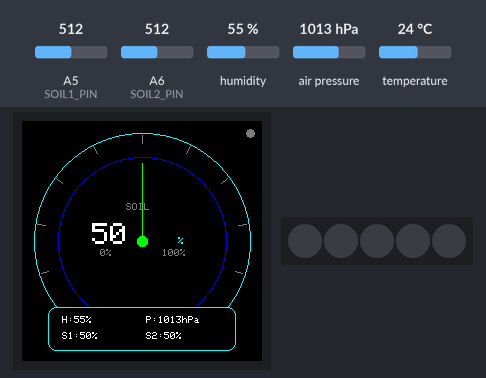
Recording of a sketch running on a simulated Arduino MKR. Parts: 240×240 colour display, 5 RGB LEDs in strip order, left to right. The test bench sets the inputs (shaded band); at power-on: humidity 55 %, A5 (SOIL1_PIN) = 512, A6 (SOIL2_PIN) = 512, air pressure 1013 hPa, temperature 24 °C. WiFi joins after 1.5 s; servers stay silent unless stated; no MQTT or app messages arrive unless stated; what the sketch prints to the serial monitor is not drawn.

Above: at 3.0 s.
3.1 s: humidity set to 22 %
At 4.2 s:
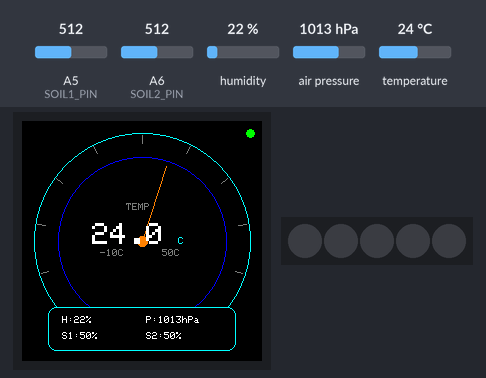
7.2 s: A5 (SOIL1_PIN) set to 716
At 7.8 s:
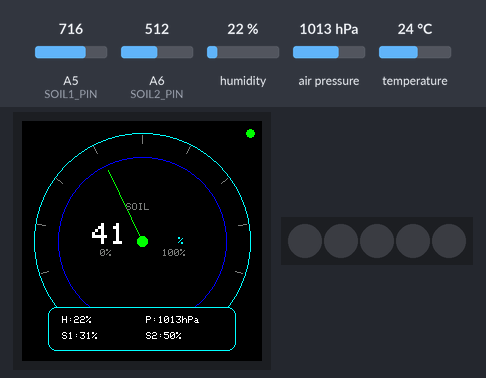
9.9 s: A6 (SOIL2_PIN) set to 716
At 12.1 s:
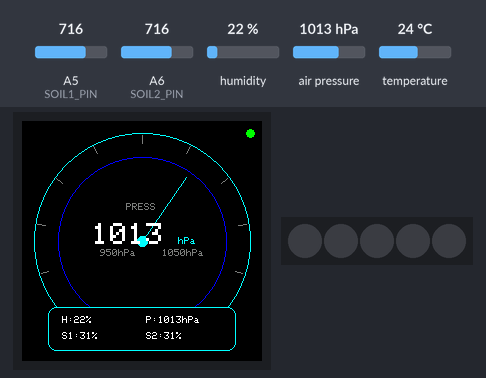
12.9 s: air pressure set to 952 hPa
At 14.2 s:
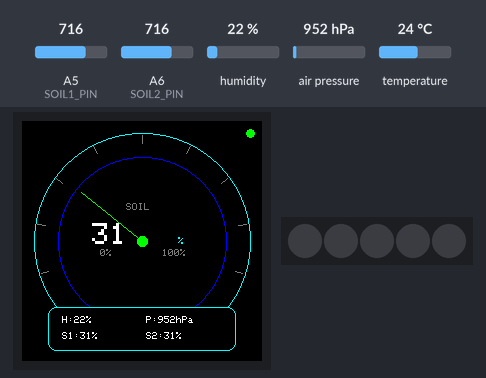
15.9 s: temperature set to 12 °C
At 19.2 s:
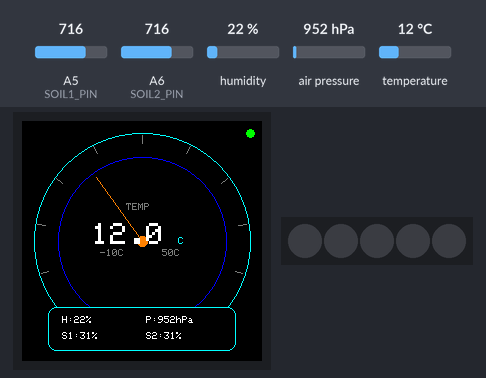
20.0 s: A5 (SOIL1_PIN) set to 960
At 21.2 s:
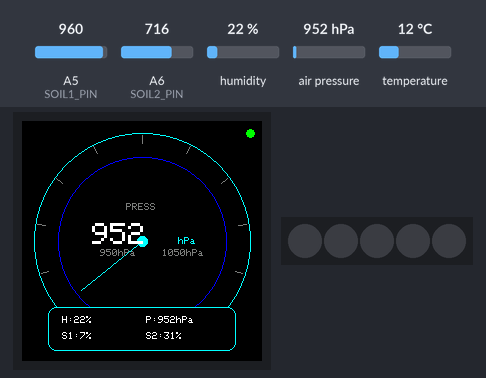
Timing chart, 0 to 23.0 s (numbered marks = the images above; inputs shaded):
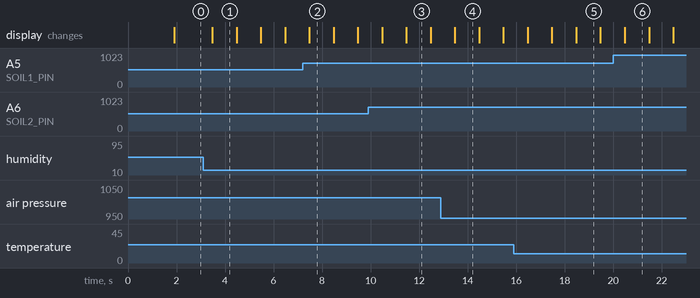

The sketch:

04-RoomMonitor_MQTT.ino
```cpp
/*
  Room Monitor main orchestration unit.
  Interface and implementation details are split into src/*.h and src/*.cpp.
*/

#include "src/config.h"
#include "src/data_model.h"
#include "src/display_service.h"
#include "src/mqtt_manager.h"
#include "src/sensor_service.h"
#include "src/wifi_manager.h"

namespace {
uint32_t g_last_publish_ms = 0UL;
uint32_t g_last_display_ms = 0UL;
SensorData g_last_data = {};
bool g_has_data = false;
constexpr uint32_t SERIAL_WAIT_TIMEOUT_MS = 2000UL;
}

void setup() {
  Serial.begin(RoomMonitorConfig::SERIAL_BAUD_RATE);
  const uint32_t serial_wait_start = millis();
  while (!Serial && ((millis() - serial_wait_start) < SERIAL_WAIT_TIMEOUT_MS)) {
    ;  // Avoid blocking forever when no serial monitor is attached.
  }

  SensorService_Init();
  DisplayService_Init();
  DisplayService_ShowBootText();
  delay(RoomMonitorConfig::DISPLAY_BOOT_HOLD_MS);
  WifiManager_Init();
  MqttManager_Init();

  // Try to switch to dashboard immediately after boot screen.
  SensorData initial_data = {};
  if (SensorService_Read(&initial_data)) {
    g_last_data = initial_data;
  }
  g_has_data = true;
  g_last_display_ms = millis();
  DisplayService_ShowData(&g_last_data);
}

void loop() {
  const uint32_t now = millis();
  if ((now - g_last_display_ms) >= RoomMonitorConfig::DISPLAY_REFRESH_MS) {
    g_last_display_ms = now;

    SensorData data = {};
    if (SensorService_Read(&data)) {
      g_last_data = data;
      g_has_data = true;
      Serial.print("Temperature(C): ");
      Serial.println(data.temperature_c);
      Serial.print("Humidity(%): ");
      Serial.println(data.humidity_pct);
      Serial.print("Pressure(hPa): ");
      Serial.println(data.pressure_hpa);
      Serial.print("Soil1(%): ");
      Serial.println(data.soil1_pct);
      Serial.print("Soil2(%): ");
      Serial.println(data.soil2_pct);
    } else {
      Serial.println("Sensor read failed, keep last values");
    }

    if (g_has_data) {
      DisplayService_ShowData(&g_last_data);
    }
  }

  if (g_has_data && ((now - g_last_publish_ms) >= RoomMonitorConfig::PUBLISH_INTERVAL_MS)) {
    g_last_publish_ms = now;
    (void)MqttManager_PublishData(&g_last_data);
  }

  (void)MqttManager_EnsureConnected();
  MqttManager_Loop();
}
```

carrier_platform.cpp
```cpp
#include "carrier_platform.h"

namespace {
MKRIoTCarrier g_carrier;
bool g_is_initialized = false;
}  // namespace

void CarrierPlatform_Init() {
  if (!g_is_initialized) {
    g_carrier.begin();
    g_is_initialized = true;
  }
}

MKRIoTCarrier* CarrierPlatform_Get() {
  return &g_carrier;
}
```

carrier_platform.h
```cpp
#ifndef CARRIER_PLATFORM_H
#define CARRIER_PLATFORM_H

#include <Arduino_MKRIoTCarrier.h>

void CarrierPlatform_Init();
MKRIoTCarrier* CarrierPlatform_Get();

#endif  // CARRIER_PLATFORM_H
```

data_model.h
```cpp
#ifndef DATA_MODEL_H
#define DATA_MODEL_H

#include <Arduino.h>

struct SensorData {
  float temperature_c;
  float humidity_pct;
  float pressure_hpa;
  uint8_t soil1_pct;
  uint8_t soil2_pct;
};

#endif  // DATA_MODEL_H
```

display_service.cpp
```cpp
#include "display_service.h"

#include <math.h>
#include <stdio.h>

#include "carrier_platform.h"
#include "config.h"

namespace {
struct DashboardView {
  const char* title;
  const char* unit;
  float value;
  float min_value;
  float max_value;
  uint8_t decimals;
  uint16_t needle_color;
};

struct DisplayLayout {
  int16_t cx;
  int16_t cy;
  int16_t radius;
  int16_t panel_w;
  int16_t panel_h;
  int16_t panel_x;
  int16_t panel_y;
  int16_t left_col_x;
  int16_t right_col_x;
};

float ClampFloat(const float value, const float min_value, const float max_value) {
  if (value < min_value) {
    return min_value;
  }
  if (value > max_value) {
    return max_value;
  }
  return value;
}

float MapFloat(
    const float value,
    const float from_min,
    const float from_max,
    const float to_min,
    const float to_max) {
  const float scale = (value - from_min) / (from_max - from_min);
  return to_min + (scale * (to_max - to_min));
}

int16_t GetDisplayRadius(MKRIoTCarrier* carrier) {
  const int16_t width = carrier->display.width();
  const int16_t height = carrier->display.height();
  const int16_t min_side = (width < height) ? width : height;
  return (min_side / 2) - RoomMonitorConfig::DISPLAY_OUTER_MARGIN;
}

void SetDefaultTextStyle() {
  MKRIoTCarrier* carrier = CarrierPlatform_Get();
  if (carrier == nullptr) {
    return;
  }

  carrier->display.fillScreen(RoomMonitorConfig::DISPLAY_COLOR_BLACK);
  carrier->display.setTextColor(RoomMonitorConfig::DISPLAY_COLOR_CYAN);
  carrier->display.setTextSize(RoomMonitorConfig::DISPLAY_TEXT_SIZE_SMALL);
}

void DrawDashboardTicks(MKRIoTCarrier* carrier, const int16_t cx, const int16_t cy, const int16_t radius) {
  for (uint8_t i = 0U; i <= RoomMonitorConfig::DISPLAY_GAUGE_TICK_COUNT; i++) {
    const float angle_deg = MapFloat(
        static_cast<float>(i),
        0.0F,
        static_cast<float>(RoomMonitorConfig::DISPLAY_GAUGE_TICK_COUNT),
        RoomMonitorConfig::DISPLAY_GAUGE_START_DEG,
        RoomMonitorConfig::DISPLAY_GAUGE_END_DEG);
    const float angle_rad = angle_deg * RoomMonitorConfig::DISPLAY_DEG_TO_RAD;

    const int16_t x1 = static_cast<int16_t>(
        static_cast<float>(cx) + cosf(angle_rad) * static_cast<float>(radius - RoomMonitorConfig::DISPLAY_GAUGE_TICK_INNER_OFFSET));
    const int16_t y1 = static_cast<int16_t>(
        static_cast<float>(cy) + sinf(angle_rad) * static_cast<float>(radius - RoomMonitorConfig::DISPLAY_GAUGE_TICK_INNER_OFFSET));
    const int16_t x2 = static_cast<int16_t>(
        static_cast<float>(cx) + cosf(angle_rad) * static_cast<float>(radius - RoomMonitorConfig::DISPLAY_GAUGE_TICK_OUTER_OFFSET));
    const int16_t y2 = static_cast<int16_t>(
        static_cast<float>(cy) + sinf(angle_rad) * static_cast<float>(radius - RoomMonitorConfig::DISPLAY_GAUGE_TICK_OUTER_OFFSET));

    carrier->display.drawLine(x1, y1, x2, y2, RoomMonitorConfig::DISPLAY_COLOR_GRAY);
  }
}

void DrawDashboardNeedle(
    MKRIoTCarrier* carrier,
    const int16_t cx,
    const int16_t cy,
    const int16_t radius,
    const float value,
    const float min_value,
    const float max_value,
    const uint16_t needle_color) {
  const float bounded_value = ClampFloat(value, min_value, max_value);
  const float angle_deg = MapFloat(
      bounded_value,
      min_value,
      max_value,
      RoomMonitorConfig::DISPLAY_GAUGE_START_DEG,
      RoomMonitorConfig::DISPLAY_GAUGE_END_DEG);
  const float angle_rad = angle_deg * RoomMonitorConfig::DISPLAY_DEG_TO_RAD;

  const int16_t x = static_cast<int16_t>(
      static_cast<float>(cx) + cosf(angle_rad) * static_cast<float>(radius - RoomMonitorConfig::DISPLAY_GAUGE_NEEDLE_OFFSET));
  const int16_t y = static_cast<int16_t>(
      static_cast<float>(cy) + sinf(angle_rad) * static_cast<float>(radius - RoomMonitorConfig::DISPLAY_GAUGE_NEEDLE_OFFSET));

  carrier->display.drawLine(cx, cy, x, y, needle_color);
  carrier->display.fillCircle(cx, cy, RoomMonitorConfig::DISPLAY_NEEDLE_CENTER_RADIUS, needle_color);
}

DisplayLayout BuildLayout(MKRIoTCarrier* carrier) {
  DisplayLayout layout = {};
  layout.cx = carrier->display.width() / 2;
  layout.cy = carrier->display.height() / 2;
  layout.radius = GetDisplayRadius(carrier);
  layout.panel_w = carrier->display.width() - RoomMonitorConfig::DISPLAY_PANEL_WIDTH_REDUCTION;
  layout.panel_h = RoomMonitorConfig::DISPLAY_PANEL_HEIGHT;
  layout.panel_x = RoomMonitorConfig::DISPLAY_PANEL_X;
  layout.panel_y = carrier->display.height() - layout.panel_h - RoomMonitorConfig::DISPLAY_PANEL_BOTTOM_MARGIN;
  layout.left_col_x = layout.panel_x + RoomMonitorConfig::DISPLAY_PANEL_LEFT_COL_OFFSET;
  layout.right_col_x = layout.panel_x + (layout.panel_w / 2) + RoomMonitorConfig::DISPLAY_PANEL_RIGHT_COL_OFFSET;
  return layout;
}

void DrawDashboardFrame(MKRIoTCarrier* carrier, const DisplayLayout& layout) {
  carrier->display.drawCircle(layout.cx, layout.cy, layout.radius, RoomMonitorConfig::DISPLAY_COLOR_CYAN);
  carrier->display.drawCircle(
      layout.cx,
      layout.cy,
      layout.radius - RoomMonitorConfig::DISPLAY_GAUGE_RING_OFFSET,
      RoomMonitorConfig::DISPLAY_COLOR_BLUE);
  DrawDashboardTicks(carrier, layout.cx, layout.cy, layout.radius);
}

void DrawHeartbeatIndicator(MKRIoTCarrier* carrier, const bool heartbeat_on) {
  carrier->display.fillCircle(
      carrier->display.width() - RoomMonitorConfig::DISPLAY_HEARTBEAT_OFFSET_X,
      RoomMonitorConfig::DISPLAY_HEARTBEAT_OFFSET_Y,
      RoomMonitorConfig::DISPLAY_HEARTBEAT_RADIUS,
      heartbeat_on ? RoomMonitorConfig::DISPLAY_COLOR_GREEN : RoomMonitorConfig::DISPLAY_COLOR_GRAY);
}

void DrawGaugeReadout(MKRIoTCarrier* carrier, const DisplayLayout& layout, const DashboardView& gauge) {
  carrier->display.setTextColor(RoomMonitorConfig::DISPLAY_COLOR_GRAY);
  carrier->display.setTextSize(1);
  carrier->display.setCursor(
      layout.cx - RoomMonitorConfig::DISPLAY_GAUGE_TITLE_OFFSET_X,
      layout.cy - RoomMonitorConfig::DISPLAY_GAUGE_TITLE_OFFSET_Y);
  carrier->display.print(gauge.title);

  carrier->display.setTextColor(RoomMonitorConfig::DISPLAY_COLOR_WHITE);
  carrier->display.setTextSize(3);
  carrier->display.setCursor(
      layout.cx - RoomMonitorConfig::DISPLAY_GAUGE_VALUE_OFFSET_X,
      layout.cy - RoomMonitorConfig::DISPLAY_GAUGE_VALUE_OFFSET_Y);
  carrier->display.print(gauge.value, gauge.decimals);

  carrier->display.setTextColor(RoomMonitorConfig::DISPLAY_COLOR_CYAN);
  carrier->display.setTextSize(1);
  carrier->display.setCursor(
      layout.cx + RoomMonitorConfig::DISPLAY_GAUGE_UNIT_OFFSET_X,
      layout.cy - RoomMonitorConfig::DISPLAY_GAUGE_UNIT_OFFSET_Y);
  carrier->display.print(gauge.unit);

  carrier->display.setTextColor(RoomMonitorConfig::DISPLAY_COLOR_GRAY);
  carrier->display.setTextSize(1);
  carrier->display.setCursor(
      layout.cx - RoomMonitorConfig::DISPLAY_GAUGE_MINLABEL_OFFSET_X,
      layout.cy + RoomMonitorConfig::DISPLAY_GAUGE_MINMAX_OFFSET_Y);
  carrier->display.print(gauge.min_value, 0);
  carrier->display.print(gauge.unit);
  carrier->display.setCursor(
      layout.cx + RoomMonitorConfig::DISPLAY_GAUGE_MAXLABEL_OFFSET_X,
      layout.cy + RoomMonitorConfig::DISPLAY_GAUGE_MINMAX_OFFSET_Y);
  carrier->display.print(gauge.max_value, 0);
  carrier->display.print(gauge.unit);
}

void DrawBottomPanel(MKRIoTCarrier* carrier, const DisplayLayout& layout, const SensorData* data) {
  carrier->display.fillRoundRect(
      layout.panel_x,
      layout.panel_y,
      layout.panel_w,
      layout.panel_h,
      RoomMonitorConfig::DISPLAY_PANEL_CORNER_RADIUS,
      RoomMonitorConfig::DISPLAY_COLOR_BLACK);
  carrier->display.drawRoundRect(
      layout.panel_x,
      layout.panel_y,
      layout.panel_w,
      layout.panel_h,
      RoomMonitorConfig::DISPLAY_PANEL_CORNER_RADIUS,
      RoomMonitorConfig::DISPLAY_COLOR_CYAN);

  carrier->display.setTextColor(RoomMonitorConfig::DISPLAY_COLOR_WHITE);
  carrier->display.setTextSize(1);
  carrier->display.setCursor(layout.left_col_x, layout.panel_y + RoomMonitorConfig::DISPLAY_PANEL_ROW1_OFFSET_Y);
  carrier->display.print("H:");
  carrier->display.print(data->humidity_pct, 0);
  carrier->display.print("%");

  carrier->display.setCursor(layout.right_col_x, layout.panel_y + RoomMonitorConfig::DISPLAY_PANEL_ROW1_OFFSET_Y);
  carrier->display.print("P:");
  carrier->display.print(data->pressure_hpa, 0);
  carrier->display.print("hPa");

  carrier->display.setCursor(layout.left_col_x, layout.panel_y + RoomMonitorConfig::DISPLAY_PANEL_ROW2_OFFSET_Y);
  carrier->display.print("S1:");
  carrier->display.print(data->soil1_pct);
  carrier->display.print("%");

  carrier->display.setCursor(layout.right_col_x, layout.panel_y + RoomMonitorConfig::DISPLAY_PANEL_ROW2_OFFSET_Y);
  carrier->display.print("S2:");
  carrier->display.print(data->soil2_pct);
  carrier->display.print("%");
}

DashboardView BuildDashboardView(const SensorData* data) {
  const uint32_t mode = (millis() / RoomMonitorConfig::DISPLAY_GAUGE_MODE_SWITCH_MS) % 3UL;
  if (mode == 0UL) {
    DashboardView view = {
        "TEMP",
        "C",
        data->temperature_c,
        RoomMonitorConfig::DISPLAY_TEMP_MIN_C,
        RoomMonitorConfig::DISPLAY_TEMP_MAX_C,
        RoomMonitorConfig::FLOAT_DECIMALS,
        RoomMonitorConfig::DISPLAY_COLOR_ORANGE};
    return view;
  }
  if (mode == 1UL) {
    const float soil_avg = (static_cast<float>(data->soil1_pct) + static_cast<float>(data->soil2_pct)) / 2.0F;
    DashboardView view = {
        "SOIL",
        "%",
        soil_avg,
        RoomMonitorConfig::DISPLAY_SOIL_MIN_PCT,
        RoomMonitorConfig::DISPLAY_SOIL_MAX_PCT,
        0U,
        RoomMonitorConfig::DISPLAY_COLOR_GREEN};
    return view;
  }

  DashboardView view = {
      "PRESS",
      "hPa",
      data->pressure_hpa,
      RoomMonitorConfig::DISPLAY_PRESSURE_MIN_HPA,
      RoomMonitorConfig::DISPLAY_PRESSURE_MAX_HPA,
      0U,
      RoomMonitorConfig::DISPLAY_COLOR_CYAN};
  return view;
}
}

void DisplayService_Init() {
  SetDefaultTextStyle();
}

void DisplayService_ShowBootText() {
  MKRIoTCarrier* carrier = CarrierPlatform_Get();
  if (carrier == nullptr) {
    return;
  }

  carrier->display.fillScreen(RoomMonitorConfig::DISPLAY_COLOR_WHITE);
  carrier->display.setTextColor(RoomMonitorConfig::DISPLAY_COLOR_RED);
  carrier->display.setTextSize(RoomMonitorConfig::DISPLAY_TEXT_SIZE_LARGE);
  carrier->display.setCursor(RoomMonitorConfig::DISPLAY_BOOT_X, RoomMonitorConfig::DISPLAY_BOOT_Y);
  carrier->display.print("Hello");
}

void DisplayService_ShowData(const SensorData* data) {
  if (data == nullptr) {
    return;
  }

  MKRIoTCarrier* carrier = CarrierPlatform_Get();
  if (carrier == nullptr) {
    return;
  }

  const DisplayLayout layout = BuildLayout(carrier);
  const DashboardView gauge = BuildDashboardView(data);
  const bool heartbeat_on = ((millis() / RoomMonitorConfig::DISPLAY_HEARTBEAT_BLINK_MS) % 2UL) == 0UL;

  carrier->display.fillScreen(RoomMonitorConfig::DISPLAY_COLOR_BLACK);
  DrawDashboardFrame(carrier, layout);
  DrawDashboardNeedle(
      carrier,
      layout.cx,
      layout.cy,
      layout.radius,
      gauge.value,
      gauge.min_value,
      gauge.max_value,
      gauge.needle_color);
  DrawHeartbeatIndicator(carrier, heartbeat_on);
  DrawGaugeReadout(carrier, layout, gauge);
  DrawBottomPanel(carrier, layout, data);
}
```

display_service.h
```cpp
#ifndef DISPLAY_SERVICE_H
#define DISPLAY_SERVICE_H

#include "data_model.h"

void DisplayService_Init();
void DisplayService_ShowBootText();
void DisplayService_ShowData(const SensorData* data);

#endif  // DISPLAY_SERVICE_H
```

mqtt_manager.h
```cpp
#ifndef MQTT_MANAGER_H
#define MQTT_MANAGER_H

#include "data_model.h"

void MqttManager_Init();
void MqttManager_Loop();
bool MqttManager_EnsureConnected();
bool MqttManager_PublishData(const SensorData* data);

#endif  // MQTT_MANAGER_H
```

sensor_service.cpp
```cpp
#include "sensor_service.h"

#include "carrier_platform.h"
#include "config.h"

namespace {
uint8_t SoilRawToPercent(const int raw_value) {
  const long mapped = map(
      raw_value,
      RoomMonitorConfig::SOIL_ADC_MIN,
      RoomMonitorConfig::SOIL_ADC_MAX,
      RoomMonitorConfig::SOIL_PERCENT_MAX,
      RoomMonitorConfig::SOIL_PERCENT_MIN);

  if (mapped < RoomMonitorConfig::SOIL_PERCENT_MIN) {
    return static_cast<uint8_t>(RoomMonitorConfig::SOIL_PERCENT_MIN);
  }
  if (mapped > RoomMonitorConfig::SOIL_PERCENT_MAX) {
    return static_cast<uint8_t>(RoomMonitorConfig::SOIL_PERCENT_MAX);
  }
  return static_cast<uint8_t>(mapped);
}
}  // namespace

void SensorService_Init() {
  CarrierPlatform_Init();
}

bool SensorService_Read(SensorData* out_data) {
  if (out_data == nullptr) {
    return false;
  }

  MKRIoTCarrier* carrier = CarrierPlatform_Get();
  if (carrier == nullptr) {
    return false;
  }

  const float pressure_kpa = carrier->Pressure.readPressure();

  out_data->temperature_c = carrier->Env.readTemperature();
  out_data->humidity_pct = carrier->Env.readHumidity();
  out_data->pressure_hpa = pressure_kpa * RoomMonitorConfig::KPA_TO_HPA_FACTOR;
  out_data->soil1_pct = SoilRawToPercent(analogRead(RoomMonitorConfig::SOIL1_PIN));
  out_data->soil2_pct = SoilRawToPercent(analogRead(RoomMonitorConfig::SOIL2_PIN));
  return true;
}
```

sensor_service.h
```cpp
#ifndef SENSOR_SERVICE_H
#define SENSOR_SERVICE_H

#include "data_model.h"

void SensorService_Init();
bool SensorService_Read(SensorData* out_data);

#endif  // SENSOR_SERVICE_H
```

wifi_manager.cpp
```cpp
#include "wifi_manager.h"

#include <WiFiNINA.h>

#include "config.h"

namespace {
uint32_t g_last_wifi_attempt_ms = 0UL;
}  // namespace

void WifiManager_Init() {
  WiFi.disconnect();
  g_last_wifi_attempt_ms = 0UL;
}

bool WifiManager_EnsureConnected() {
  if (WiFi.status() == WL_CONNECTED) {
    return true;
  }

  const uint32_t now = millis();
  if ((now - g_last_wifi_attempt_ms) < RoomMonitorConfig::WIFI_RETRY_DELAY_MS) {
    return false;
  }
  g_last_wifi_attempt_ms = now;

  Serial.print("Connecting to WiFi SSID: ");
  Serial.println(RoomMonitorConfig::WIFI_SSID);

  WiFi.disconnect();
  WiFi.begin(RoomMonitorConfig::WIFI_SSID, RoomMonitorConfig::WIFI_PASSWORD);
  return false;
}
```

wifi_manager.h
```cpp
#ifndef WIFI_MANAGER_H
#define WIFI_MANAGER_H

void WifiManager_Init();
bool WifiManager_EnsureConnected();

#endif  // WIFI_MANAGER_H
```

Source omitted: mqtt_manager.cpp (8440 bytes), config.h (5214 bytes)

Measured:
- what the display in image 1 shows lasts 1.0 s, from 3.5 s to 4.5 s
